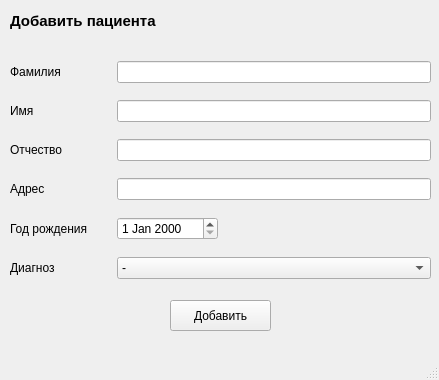
<?xml version="1.0" encoding="UTF-8"?>
<ui version="4.0">
 <class>MainWindow</class>
 <widget class="QMainWindow" name="MainWindow">
  <property name="geometry">
   <rect>
    <x>0</x>
    <y>0</y>
    <width>439</width>
    <height>380</height>
   </rect>
  </property>
  <property name="windowTitle">
   <string>MainWindow</string>
  </property>
  <widget class="QWidget" name="centralwidget">
   <widget class="QLabel" name="label">
    <property name="geometry">
     <rect>
      <x>10</x>
      <y>10</y>
      <width>221</width>
      <height>21</height>
     </rect>
    </property>
    <property name="font">
     <font>
      <pointsize>11</pointsize>
      <weight>75</weight>
      <bold>true</bold>
     </font>
    </property>
    <property name="text">
     <string>Добавить пациента</string>
    </property>
   </widget>
   <widget class="QPushButton" name="pushButton">
    <property name="geometry">
     <rect>
      <x>170</x>
      <y>300</y>
      <width>101</width>
      <height>31</height>
     </rect>
    </property>
    <property name="text">
     <string>Добавить</string>
    </property>
   </widget>
   <widget class="QWidget" name="">
    <property name="geometry">
     <rect>
      <x>10</x>
      <y>50</y>
      <width>421</width>
      <height>241</height>
     </rect>
    </property>
    <layout class="QGridLayout" name="gridLayout">
     <item row="4" column="0">
      <widget class="QLabel" name="label_6">
       <property name="text">
        <string>Год рождения</string>
       </property>
      </widget>
     </item>
     <item row="5" column="0">
      <widget class="QLabel" name="label_7">
       <property name="text">
        <string>Диагноз</string>
       </property>
      </widget>
     </item>
     <item row="2" column="0">
      <widget class="QLabel" name="label_4">
       <property name="text">
        <string>Отчество</string>
       </property>
      </widget>
     </item>
     <item row="0" column="0">
      <widget class="QLabel" name="label_2">
       <property name="text">
        <string>Фамилия</string>
       </property>
      </widget>
     </item>
     <item row="5" column="1" colspan="3">
      <widget class="QComboBox" name="comboBox">
       <item>
        <property name="text">
         <string>-</string>
        </property>
       </item>
       <item>
        <property name="text">
         <string>Заболевание сердца</string>
        </property>
       </item>
      </widget>
     </item>
     <item row="1" column="1" colspan="3">
      <widget class="QLineEdit" name="lineEdit_2"/>
     </item>
     <item row="3" column="1" colspan="3">
      <widget class="QLineEdit" name="lineEdit_4">
       <property name="text">
        <string/>
       </property>
      </widget>
     </item>
     <item row="1" column="0">
      <widget class="QLabel" name="label_3">
       <property name="text">
        <string>Имя</string>
       </property>
      </widget>
     </item>
     <item row="2" column="1" colspan="3">
      <widget class="QLineEdit" name="lineEdit_3"/>
     </item>
     <item row="3" column="0">
      <widget class="QLabel" name="label_5">
       <property name="text">
        <string>Адрес</string>
       </property>
      </widget>
     </item>
     <item row="0" column="1" colspan="3">
      <widget class="QLineEdit" name="lineEdit"/>
     </item>
     <item row="4" column="1">
      <widget class="QDateEdit" name="dateEdit"/>
     </item>
    </layout>
   </widget>
  </widget>
  <widget class="QMenuBar" name="menubar">
   <property name="geometry">
    <rect>
     <x>0</x>
     <y>0</y>
     <width>439</width>
     <height>21</height>
    </rect>
   </property>
  </widget>
  <widget class="QStatusBar" name="statusbar"/>
 </widget>
 <resources/>
 <connections/>
</ui>
